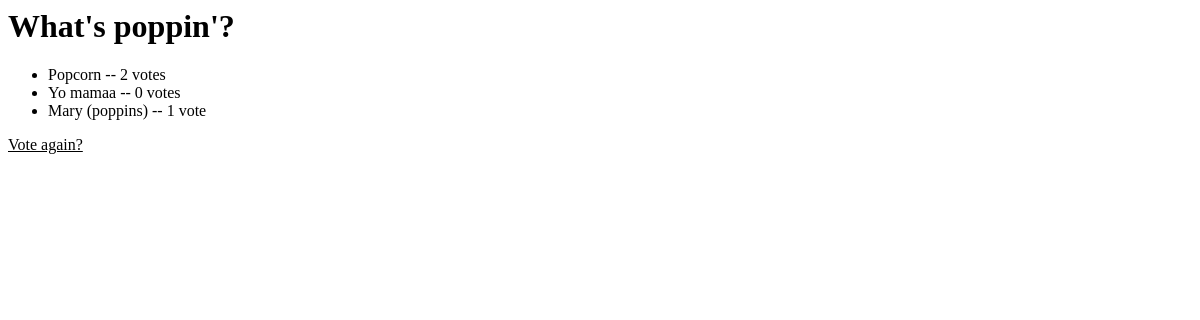
Page /3/results/ on the earlier database version.
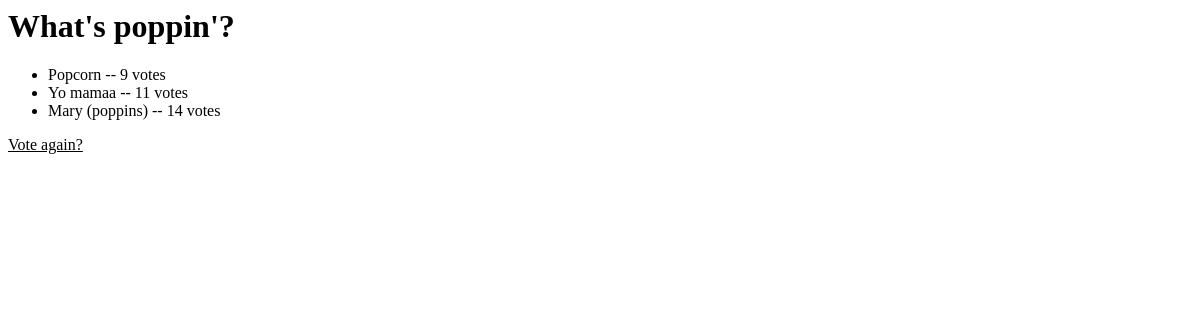
Same page on the later database version.
### testapp/models.py (models this page shows, shortened)
class Choice(models.Model):
    question = models.ForeignKey(Question, on_delete=models.CASCADE)
    choice_text = models.CharField(max_length=200)
    votes = models.IntegerField(default=0)

### testapp/views.py (the view)
# urls.py: path('<int:pk>/results/', views.ResultsView.as_view(), name='results'),
class ResultsView(generic.DetailView):
    model = Question
    template_name = 'testapp/results.html'

### testapp/templates/testapp/results.html
{% load static %}
<link rel="stylesheet" type="text/css" href="{% static 'testapp/main.css' %}">
<h1> {{ question.question_text}}</h1>
<ul>
{% for choice in question.choice_set.all %}
    <li>{{ choice.choice_text }} -- {{ choice.votes }} vote{{choice.votes|pluralize }}</li>
{% endfor %}
</ul>
<a id="voteagain" href="{% url 'testapp:detail' question.id %}">Vote again?</a>

Differences in the rows shown:
changed Choice "Popcorn": votes "2" → "9"
changed Choice "Yo mamaa": votes "0" → "11"
changed Choice "Mary (poppins)": votes "1" → "14"
